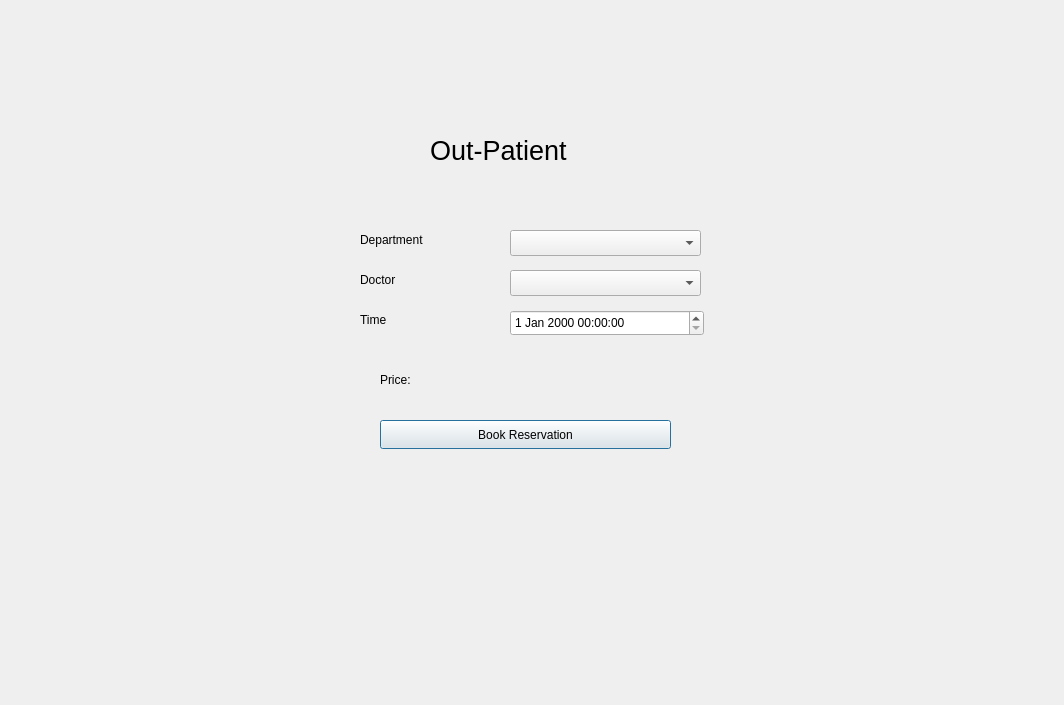
<?xml version="1.0" encoding="UTF-8"?>
<ui version="4.0">
 <class>Outpatient</class>
 <widget class="QDialog" name="Outpatient">
  <property name="geometry">
   <rect>
    <x>0</x>
    <y>0</y>
    <width>1064</width>
    <height>705</height>
   </rect>
  </property>
  <property name="windowTitle">
   <string>Dialog</string>
  </property>
  <widget class="QLabel" name="label">
   <property name="geometry">
    <rect>
     <x>360</x>
     <y>230</y>
     <width>91</width>
     <height>20</height>
    </rect>
   </property>
   <property name="text">
    <string>Department</string>
   </property>
  </widget>
  <widget class="QLabel" name="label_2">
   <property name="geometry">
    <rect>
     <x>360</x>
     <y>270</y>
     <width>63</width>
     <height>20</height>
    </rect>
   </property>
   <property name="text">
    <string>Doctor</string>
   </property>
  </widget>
  <widget class="QLabel" name="label_3">
   <property name="geometry">
    <rect>
     <x>360</x>
     <y>310</y>
     <width>63</width>
     <height>20</height>
    </rect>
   </property>
   <property name="text">
    <string>Time</string>
   </property>
  </widget>
  <widget class="QDateTimeEdit" name="dateTimeEdit">
   <property name="geometry">
    <rect>
     <x>510</x>
     <y>310</y>
     <width>194</width>
     <height>26</height>
    </rect>
   </property>
  </widget>
  <widget class="QComboBox" name="comboBox_OutDepartment">
   <property name="geometry">
    <rect>
     <x>510</x>
     <y>230</y>
     <width>191</width>
     <height>26</height>
    </rect>
   </property>
  </widget>
  <widget class="QComboBox" name="comboBox_OutDoctor">
   <property name="geometry">
    <rect>
     <x>510</x>
     <y>270</y>
     <width>191</width>
     <height>26</height>
    </rect>
   </property>
  </widget>
  <widget class="QPushButton" name="pushButton_OutBook">
   <property name="geometry">
    <rect>
     <x>380</x>
     <y>420</y>
     <width>291</width>
     <height>29</height>
    </rect>
   </property>
   <property name="text">
    <string>Book Reservation</string>
   </property>
  </widget>
  <widget class="QLabel" name="label_price">
   <property name="geometry">
    <rect>
     <x>480</x>
     <y>370</y>
     <width>241</width>
     <height>20</height>
    </rect>
   </property>
   <property name="text">
    <string/>
   </property>
  </widget>
  <widget class="QLabel" name="label_4">
   <property name="geometry">
    <rect>
     <x>380</x>
     <y>370</y>
     <width>63</width>
     <height>20</height>
    </rect>
   </property>
   <property name="text">
    <string>Price:</string>
   </property>
  </widget>
  <widget class="QLabel" name="label_5">
   <property name="geometry">
    <rect>
     <x>430</x>
     <y>120</y>
     <width>231</width>
     <height>61</height>
    </rect>
   </property>
   <property name="font">
    <font>
     <pointsize>20</pointsize>
    </font>
   </property>
   <property name="text">
    <string>Out-Patient</string>
   </property>
  </widget>
 </widget>
 <resources/>
 <connections/>
</ui>
